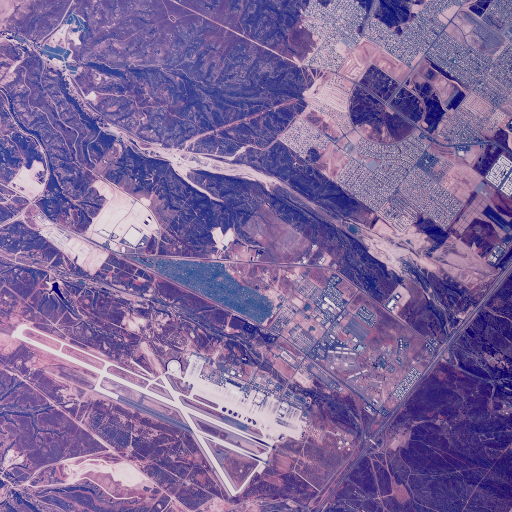
#> input picture Folder das imagens/2.1.01.tiff, 512 x 512 px; its folder holds 4 pictures in this run
$ python 'TáFeito.py'
#> lines starting #> are read from the running program, lines starting #| are printed output that depends on the picture
import json
import random
from pathlib import Path
import numpy as np
from PIL import Image
import matplotlib.pyplot as plt

# ==============================================================================
# 1. CONFIGURAÇÃO E DIVISÃO 50% DESENVOLVIMENTO / 50% TESTE
# ===============================================================================
PASTA_IMAGENS = Path(r"Folder das imagens")
FICHEIRO_DIVISAO = Path("divisao_dataset.json")
SEED = 100  # Garante reprodutibilidade científica para o artigo IEEE

def obter_divisao_dataset(pasta: Path, ficheiro_json: Path, seed: int = 42):
    if not pasta.exists():
        raise FileNotFoundError(f"A pasta não foi encontrada: {pasta}")

    # Se a divisão já foi feita anteriormente, carrega-a para não misturar dados
    if ficheiro_json.exists():
        with open(ficheiro_json, "r", encoding="utf-8") as f:
            dados = json.load(f)
        print(f"[INFO] Divisão carregada de '{ficheiro_json}' ({len(dados['dev'])} dev / {len(dados['test'])} test).")
        return dados["dev"], dados["test"]

    # Listar todos os ficheiros .tiff / .tif
    ficheiros = sorted([
        f.name for f in pasta.iterdir()
        if f.is_file() and f.suffix.lower() in {".tiff", ".tif"}
    ])

    if len(ficheiros) == 0:
        raise ValueError("Nenhum ficheiro .tiff encontrado na pasta especificada.")

    random.seed(seed)
    baralhados = ficheiros.copy()
    random.shuffle(baralhados)

    meio = len(baralhados) // 2
    dev_files = sorted(baralhados[:meio])
    test_files = sorted(baralhados[meio:])

    divisao = {
        "seed": seed,
        "total_ficheiros": len(ficheiros),
        "dev": dev_files,
        "test": test_files
    }

    with open(ficheiro_json, "w", encoding="utf-8") as f:
        json.dump(divisao, f, indent=4, ensure_ascii=False)

    print(f"[INFO] Nova divisão 50/50 criada e guardada em '{ficheiro_json}':")
    print(f"       -> Desenvolvimento: {len(dev_files)} imagens")
    print(f"       -> Teste (INTACTO): {len(test_files)} imagens")
    return dev_files, test_files


# ==============================================================================
# 2. FUNÇÕES DE ENTROPIA, AGRUPAMENTO E PREDIÇÃO
# ==============================================================================
def calcular_entropia(dados: np.ndarray) -> float:
    """Calcula a entropia de 1ª ordem H(X) em bits/símbolo."""
    _, contagens = np.unique(dados, return_counts=True)
    probs = contagens / contagens.sum()
    return float(-np.sum(probs * np.log2(probs)))


def entropia_agrupamento_espacial(img: np.ndarray) -> float:
    """
    Agrupa pares de píxeis adjacentes na horizontal (X_i, X_{i+1}) por canal.
    Devolve H(X_1, X_2) / 2 (bits por símbolo) para comparação direta.
    """
    canais = [img] if img.ndim == 2 else [img[:, :, c] for c in range(img.shape[2])]
    entropias = []

    for ch in canais:
        h, w = ch.shape
        if w % 2 != 0:
            ch = ch[:, :-1]
        pares = ch.reshape(-1, 2).astype(np.uint16)
        # Empacotar dois uint8 num único uint16 (equivalente a pares únicos, 10x mais rápido)
        simbolos_agrupados = (pares[:, 0] << 8) | pares[:, 1]
        entropias.append(calcular_entropia(simbolos_agrupados) / 2.0)

    return float(np.mean(entropias))


def entropia_agrupamento_espectral(img: np.ndarray) -> float:
    """
    Agrupa o tripleto (R, G, B) de cada píxel num único símbolo conjunto.
    Devolve H(R, G, B) / 3 (bits por canal).
    """
    if img.ndim != 3 or img.shape[2] < 3:
        return calcular_entropia(img)

    rgb = img[:, :, :3].reshape(-1, 3).astype(np.uint32)
    # Empacotar 3 bytes (R, G, B) num único inteiro de 24 bits
    tripletos = (rgb[:, 0] << 16) | (rgb[:, 1] << 8) | rgb[:, 2]
    return calcular_entropia(tripletos) / 3.0


def preditor_1d_esquerda(canal: np.ndarray) -> np.ndarray:
    """Predição linear 1D: x_hat(i, j) = x(i, j-1)."""
    c = canal.astype(np.int32)
    return c[:, 1:] - c[:, :-1]


def preditor_2d_media(canal: np.ndarray) -> np.ndarray:
    """Predição linear 2D: x_hat(i, j) = floor((Esquerda + Cima) / 2)."""
    c = canal.astype(np.int32)
    esquerda = c[1:, :-1]
    cima = c[:-1, 1:]
    pred = (esquerda + cima) // 2
    return c[1:, 1:] - pred


def preditor_2d_med(canal: np.ndarray) -> np.ndarray:
    """
    Median Edge Detector (MED - base do padrão JPEG-LS).
    Adapta-se a arestas horizontais, verticais e zonas suaves.
    """
    c = canal.astype(np.int32)
    a = c[1:, :-1]   # Esquerda (West)
    b = c[:-1, 1:]   # Cima (North)
    d = c[:-1, :-1]  # Diagonal superior esquerda (North-West)

    max_ab = np.maximum(a, b)
    min_ab = np.minimum(a, b)

    pred = np.where(d >= max_ab, min_ab,
           np.where(d <= min_ab, max_ab, a + b - d))

    return c[1:, 1:] - pred


def transformada_cor_reversivel_rct(img: np.ndarray) -> tuple:
    """
    Reversible Color Transform (RCT - JPEG 2000 Lossless).
    Descorrelaciona os canais R, G, B sem perda de informação.
    """
    r = img[:, :, 0].astype(np.int32)
    g = img[:, :, 1].astype(np.int32)
    b = img[:, :, 2].astype(np.int32)

    cb = b - g
    cr = r - g
    y = g + ((cb + cr) >> 2)
    return y, cb, cr


# ==============================================================================
# 3. EXECUÇÃO DA ANÁLISE (EXCLUSIVAMENTE NOS DADOS DE DESENVOLVIMENTO)
# ==============================================================================
def analisar_conjunto_desenvolvimento(pasta: Path, dev_files: list):
    metricas = {
        "H_1a_Ordem": [],
        "H_Agrup_Espacial_2px": [],
        "H_Agrup_Espectral_RGB": [],
        "H_Pred_1D_Esquerda": [],
        "H_Pred_2D_Media": [],
        "H_Pred_2D_MED": [],
        "H_RCT_Apenas": [],
        "H_RCT_mais_MED": []
    }

    print(f"\nA analisar {len(dev_files)} imagens do conjunto de DESENVOLVIMENTO...\n")

    for nome in dev_files:
        caminho = pasta / nome
        img = np.array(Image.open(caminho))
#> img is the input picture: shape (512, 512, 3); mean R, G, B 125.8, 102.8, 153.9

        # 1. Entropia de 1ª ordem (sem processamento)
        h_base = calcular_entropia(img)
#> in calcular_entropia, `_, contagens = np.unique(dados, return_counts=True)`: contagens = 231 values, max 7946 at index 149, min 1 at index 230, mean 3404.5
#> in calcular_entropia, `probs = contagens / contagens.sum()`: probs = 231 values, max 0.0101 at index 149, min 1.27e-06 at index 230, mean 0.00433
#> h_base = 7.47
        metricas["H_1a_Ordem"].append(h_base)

        # 2. Possibilidades de Agrupamento
        metricas["H_Agrup_Espacial_2px"].append(entropia_agrupamento_espacial(img))
#> in entropia_agrupamento_espacial, `canais = [img] if img.ndim == 2 else [img[:, :, c] for c in range(img...`: canais = 3 items
#> the loop in entropia_agrupamento_espacial, `for ch in canais:` made 3 passes
#> after the loop in entropia_agrupamento_espacial, `for ch in canais:`: entropias = [6.82, 6.68, 6]
        metricas["H_Agrup_Espectral_RGB"].append(entropia_agrupamento_espectral(img))

        # 3. Possibilidades de Predição Espacial por canal
        canais = [img] if img.ndim == 2 else [img[:, :, c] for c in range(img.shape[2])]
#> canais = 3 items

        h_1d = np.mean([calcular_entropia(preditor_1d_esquerda(c)) for c in canais])
#> h_1d = 6.11
        h_2d_med = np.mean([calcular_entropia(preditor_2d_media(c)) for c in canais])
#> h_2d_med = 5.85
        h_med = np.mean([calcular_entropia(preditor_2d_med(c)) for c in canais])
#> h_med = 6.04

        metricas["H_Pred_1D_Esquerda"].append(h_1d)
        metricas["H_Pred_2D_Media"].append(h_2d_med)
        metricas["H_Pred_2D_MED"].append(h_med)

        # 4. Combinação: Descorrelação Espectral (RCT) + Predição Espacial (MED)
        if img.ndim == 3 and img.shape[2] >= 3:
            y, cb, cr = transformada_cor_reversivel_rct(img)
#> in transformada_cor_reversivel_rct, `r = img[:, :, 0].astype(np.int32)`:
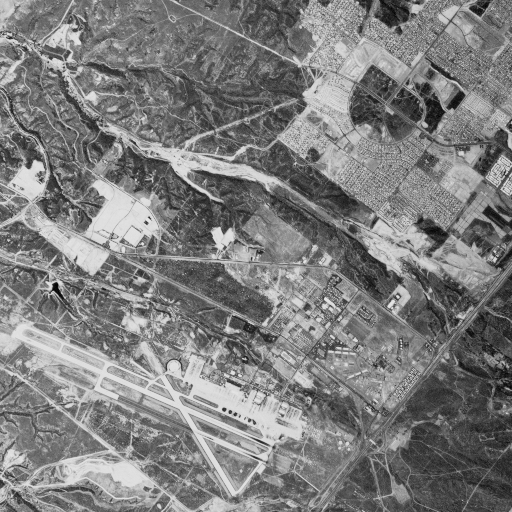
#> r: shape (512, 512) int32; min 2, max 231, mean 125.8
#> in transformada_cor_reversivel_rct, `g = img[:, :, 1].astype(np.int32)`:
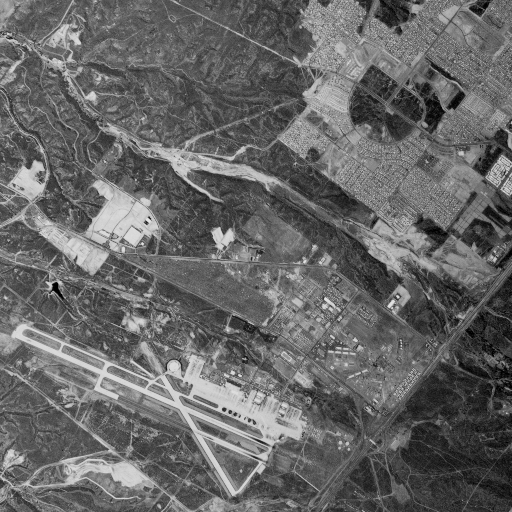
#> g: shape (512, 512) int32; min 0, max 228, mean 102.8
#> in transformada_cor_reversivel_rct, `b = img[:, :, 2].astype(np.int32)`:
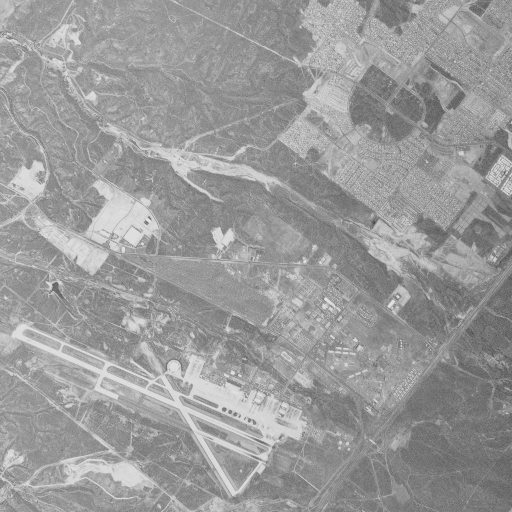
#> b: shape (512, 512) int32; min 59, max 227, mean 153.9
#> in transformada_cor_reversivel_rct, `cb = b - g`:
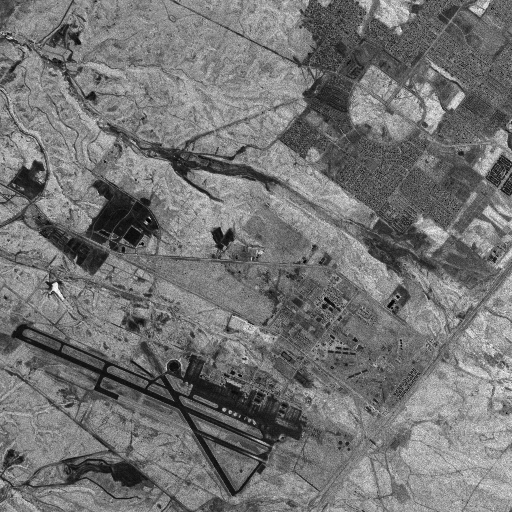
#> cb: shape (512, 512) int32; min -3, max 116, mean 51; drawn with min black and max white
#> in transformada_cor_reversivel_rct, `cr = r - g`:
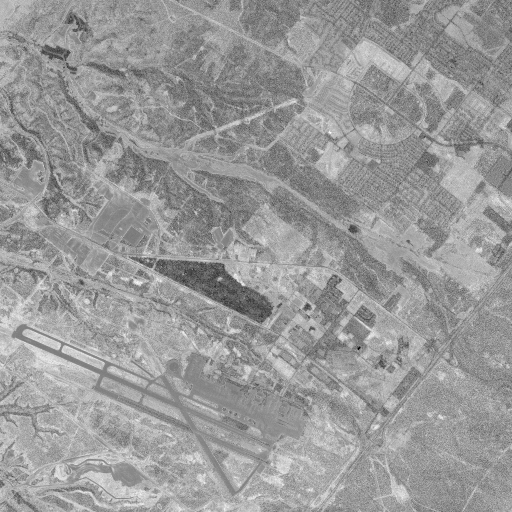
#> cr: shape (512, 512) int32; min -65, max 81, mean 23; drawn with min black and max white
#> in transformada_cor_reversivel_rct, `y = g + ((cb + cr) >> 2)`:
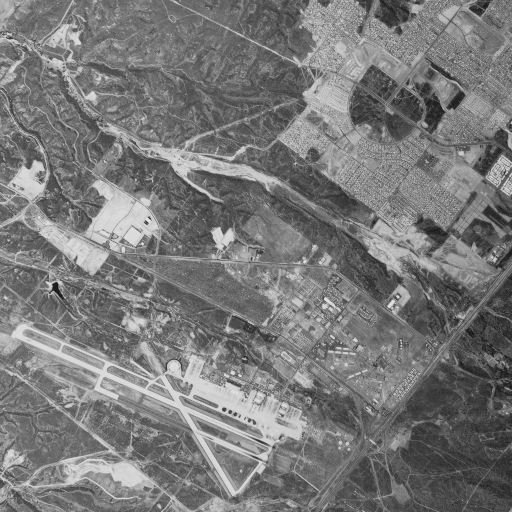
#> y: shape (512, 512) int32; min 20, max 228, mean 121
            h_rct = np.mean([calcular_entropia(c) for c in (y, cb, cr)])
#> h_rct = 6.44
            h_rct_med = np.mean([calcular_entropia(preditor_2d_med(c)) for c in (y, cb, cr)])
#> h_rct_med = 5.54
        else:
            h_rct = h_base
            h_rct_med = h_med

        metricas["H_RCT_Apenas"].append(h_rct)
        metricas["H_RCT_mais_MED"].append(h_rct_med)
#> pass 2 of the loop in analisar_conjunto_desenvolvimento, `for nome in dev_files:`:
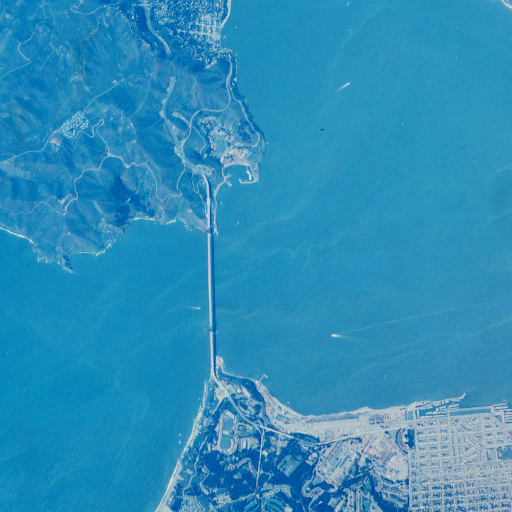
#> input picture Folder das imagens/2.1.03.tiff, 512 x 512 px
#> in analisar_conjunto_desenvolvimento, img is the input picture: shape (512, 512, 3); mean R, G, B 45.2, 142.2, 185.2
#> h_base = 6.87
#> the loop in entropia_agrupamento_espacial (call 2), `for ch in canais:` made 3 passes
#> h_1d = 4.79
#> h_2d_med = 4.52
#> h_med = 4.64
#> in transformada_cor_reversivel_rct (call 2), `cb = b - g`:
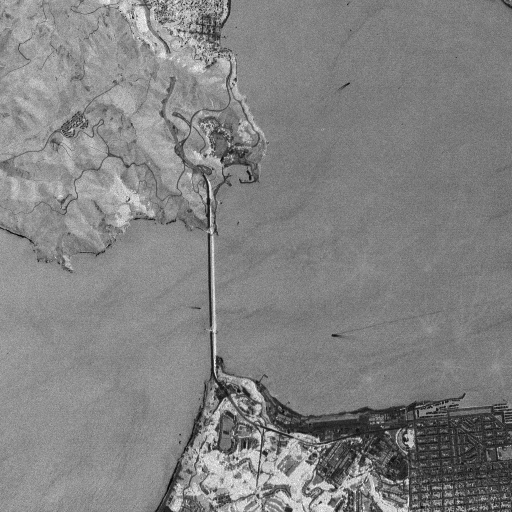
#> cb: shape (512, 512) int32; min -9, max 93, mean 43.1; drawn with min black and max white
#> in transformada_cor_reversivel_rct (call 2), `cr = r - g`:
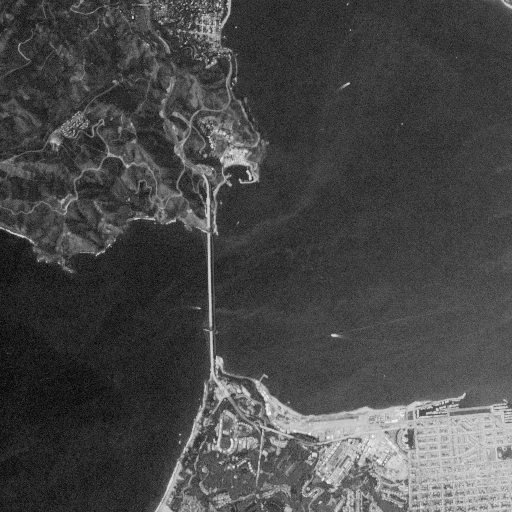
#> cr: shape (512, 512) int32; min -143, max 19, mean -96.92; drawn with min black and max white
#> h_rct = 5.75
#> h_rct_med = 4.67

    return metricas


def apresentar_resultados_e_grafico(metricas: dict):
    print("=" * 75)
    print(f"{'MÉTODO / ABORDAGEM':<32} | {'ENTROPIA MÉDIA (bits/símbolo)':<28} | {'GANHO'}")
    print("=" * 75)

    base_media = np.mean(metricas["H_1a_Ordem"])

    nomes_legiveis = {
        "H_1a_Ordem": "1. Original (1ª Ordem)",
        "H_Agrup_Espacial_2px": "2. Agrupamento Espacial (2 px)",
        "H_Agrup_Espectral_RGB": "3. Agrupamento Espectral (RGB)",
        "H_RCT_Apenas": "4. Transformada Cor (RCT)",
        "H_Pred_1D_Esquerda": "5. Predição 1D (Esquerda)",
        "H_Pred_2D_Media": "6. Predição 2D (Média)",
        "H_Pred_2D_MED": "7. Predição 2D (MED / JPEG-LS)",
        "H_RCT_mais_MED": "8. Híbrido (RCT + MED)"
    }

    medias = []
    desvios = []
    labels = []

    for chave, titulo in nomes_legiveis.items():
        vals = np.array(metricas[chave])
        m = np.mean(vals)
        s = np.std(vals)
        ganho_pct = ((base_media - m) / base_media) * 100.0

        medias.append(m)
        desvios.append(s)
        labels.append(titulo.split(". ")[1])

        print(f"{titulo:<32} | {m:>7.4f} ± {s:<7.4f} bits      | -{ganho_pct:>5.1f}%")

    print("=" * 75)

    # Gerar gráfico pronto para o artigo IEEE e PowerPoint
    plt.figure(figsize=(10, 5))
    cores = ['#4a5568', '#3182ce', '#3182ce', '#38a169', '#dd6b20', '#dd6b20', '#e53e3e', '#805ad5']
    barras = plt.bar(labels, medias, yerr=desvios, capsize=4, color=cores, edgecolor='black', alpha=0.9)

    plt.ylabel("Entropia Média (bits / símbolo)")
    plt.title("Análise de Entropia, Agrupamento e Predição — Dataset Aerials (Desenvolvimento)")
    plt.xticks(rotation=25, ha="right")
    plt.ylim(0, 8.8)
    plt.grid(axis="y", linestyle="--", alpha=0.6)

    for barra, m, s in zip(barras, medias, desvios):
        plt.text(barra.get_x() + barra.get_width() / 2, m + s + 0.12, f"{m:.2f}",
                 ha="center", va="bottom", fontsize=9, fontweight="bold")

    plt.tight_layout()
    plt.savefig("grafico_fase1_aerials.png", dpi=300)
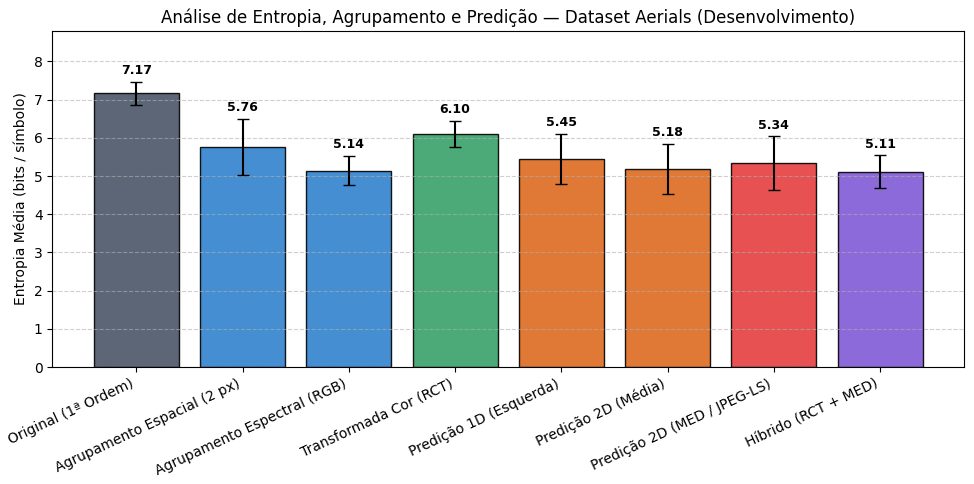
#> figure drawn by matplotlib, 1 panel; tallest bar 7.17 high, from x = -0.4 to 0.4
    print("\n[INFO] Gráfico guardado em alta resolução: 'grafico_fase1_aerials.png'")
    plt.show()


if __name__ == "__main__":
    dev_files, test_files = obter_divisao_dataset(PASTA_IMAGENS, FICHEIRO_DIVISAO, SEED)
    resultados = analisar_conjunto_desenvolvimento(PASTA_IMAGENS, dev_files)
    apresentar_resultados_e_grafico(resultados)
